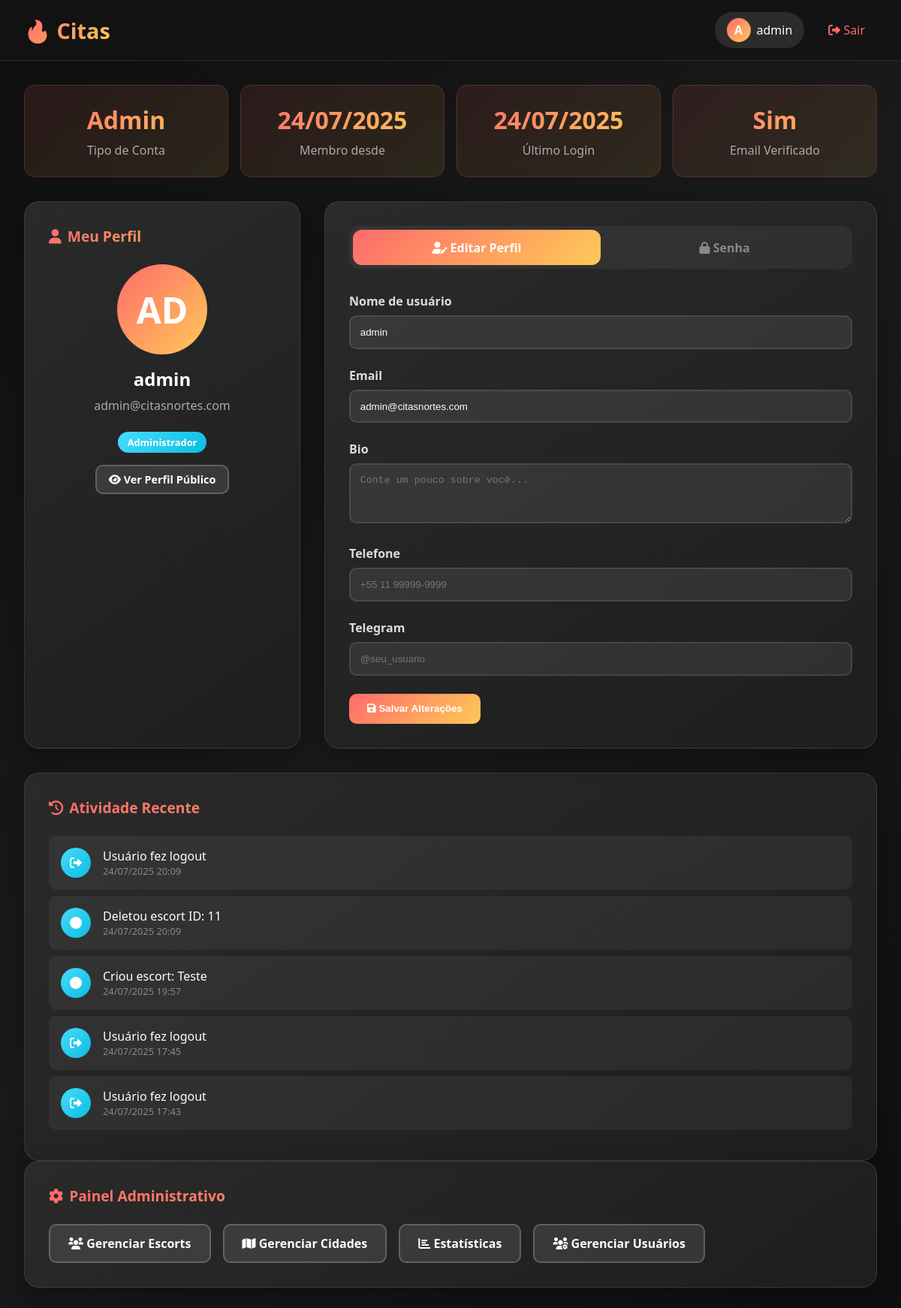
/dashboard.php (signed in), run on the app's committed database.
### tables this page shows
CREATE TABLE `users` (
  `id` int(11) NOT NULL,
  `username` varchar(50) NOT NULL,
  `email` varchar(100) NOT NULL,
  `password` varchar(255) NOT NULL,
  `is_admin` tinyint(1) DEFAULT 0,
  `active` tinyint(1) DEFAULT 1,
  `avatar` text DEFAULT NULL,
  `bio` text DEFAULT NULL,
  `phone` varchar(20) DEFAULT NULL,
  `telegram` varchar(50) DEFAULT NULL,
  `reset_token` varchar(64) DEFAULT NULL,
  `reset_expires` datetime DEFAULT NULL,
  `email_verified` tinyint(1) DEFAULT 0,
  `verification_token` varchar(64) DEFAULT NULL,
  `last_login` datetime DEFAULT NULL,
  `created_at` timestamp NOT NULL DEFAULT current_timestamp(),
  `updated_at` timestamp NOT NULL DEFAULT current_timestamp() ON UPDATE current_timestamp()
);

CREATE TABLE `user_activity_logs` (
  `id` int(11) NOT NULL,
  `user_id` int(11) DEFAULT NULL,
  `action` varchar(50) NOT NULL,
  `description` text DEFAULT NULL,
  `ip_address` varchar(45) DEFAULT NULL,
  `user_agent` text DEFAULT NULL,
  `created_at` timestamp NOT NULL DEFAULT current_timestamp()
);

### dashboard.php (the view, shortened to what this page needs)
<?php
$conn = new mysqli("localhost", "u333528817_escorts", "At081093@", "u333528817_escorts");
$stmt = $conn->prepare("SELECT * FROM users WHERE id = ?");
$stmt->bind_param("i", $_SESSION['user_id']);
$stmt->execute();
$user = $stmt->get_result()->fetch_assoc();
$activity_stmt = $conn->prepare("SELECT * FROM user_activity_logs WHERE user_id = ? ORDER BY created_at DESC LIMIT 10");
$activity_stmt->bind_param("i", $_SESSION['user_id']);
$activity_stmt->execute();
$activities = $activity_stmt->get_result();
?>
<!DOCTYPE html>
<html lang="es">
<head>
    <link href="https://cdnjs.cloudflare.com/ajax/libs/font-awesome/6.0.0/css/all.min.css" rel="stylesheet">
</head>
<body>
    <header class="header">
        <div class="header-content">
            <a href="index.php" class="logo">🔥 Citas</a>
            <div class="user-menu">
                <div class="user-info">
                    <div class="user-avatar">
                        <?= strtoupper(substr($user['username'], 0, 1)) ?>
                    </div>
                    <span><?= htmlspecialchars($user['username']) ?></span>
                </div>
                <a href="?logout=1" class="logout-btn" onclick="return confirm('Tem certeza que deseja sair?')">
                    <i class="fas fa-sign-out-alt"></i> Sair
                </a>
            </div>
        </div>
    </header>
    <div class="container">
        <div class="stats-grid">
            <div class="stat-card">
                <div class="stat-number"><?= $user['is_admin'] ? 'Admin' : 'User' ?></div>
                <div class="stat-label">Tipo de Conta</div>
            </div>
            <div class="stat-card">
                <div class="stat-number"><?= date('d/m/Y', strtotime($user['created_at'])) ?></div>
                <div class="stat-label">Membro desde</div>
            </div>
            <div class="stat-card">
                <div class="stat-number"><?= $user['last_login'] ? date('d/m/Y', strtotime($user['last_login'])) : 'Nunca' ?></div>
                <div class="stat-label">Último Login</div>
            </div>
            <div class="stat-card">
                <div class="stat-number"><?= $user['email_verified'] ? 'Sim' : 'Não' ?></div>
                <div class="stat-label">Email Verificado</div>
            </div>
        </div>
        <div class="dashboard-grid">
            <div class="card profile-card">
                <div class="card-header">
                    <i class="fas fa-user"></i>
                    Meu Perfil
                </div>
                <div class="profile-avatar">
                    <?= strtoupper(substr($user['username'], 0, 2)) ?>
                </div>
                <div class="profile-info">
                    <h2><?= htmlspecialchars($user['username']) ?></h2>
                    <p><?= htmlspecialchars($user['email']) ?></p>
                    <?php if ($user['is_admin']): ?>
                        <div class="profile-badge">Administrador</div>
                    <?php endif; ?>
                    <div style="margin-top: 1rem;">
                        <a href="user_profile.php?id=<?= $user['id'] ?>" class="btn btn-secondary" style="padding: 0.5rem 1rem; font-size: 0.9rem;">
                            <i class="fas fa-eye"></i> Ver Perfil Público
                        </a>
                    </div>
                </div>
            </div>
            <div class="card">
                <div class="tabs">
                    <div class="tab active" onclick="switchTab('profile')">
                        <i class="fas fa-user-edit"></i> Editar Perfil
                    </div>
                    <div class="tab" onclick="switchTab('password')">
                        <i class="fas fa-lock"></i> Senha
                    </div>
                </div>
                <div class="tab-content active" id="profileTab">
                    <form method="POST">
                        <div class="form-group">
                            <label for="username">Nome de usuário</label>
                            <input type="text" id="username" name="username" value="<?= htmlspecialchars($user['username']) ?>" required>
                        </div>
                        <div class="form-group">
                            <label for="email">Email</label>
                            <input type="email" id="email" name="email" value="<?= htmlspecialchars($user['email']) ?>" required>
                        </div>
                        <div class="form-group">
                            <label for="bio">Bio</label>
                            <textarea id="bio" name="bio" placeholder="Conte um pouco sobre você..."><?= htmlspecialchars($user['bio']) ?></textarea>
                        </div>
                        <div class="form-group">
                            <label for="phone">Telefone</label>
                            <input type="text" id="phone" name="phone" value="<?= htmlspecialchars($user['phone']) ?>" placeholder="+55 11 99999-9999">
                        </div>
                        <div class="form-group">
                            <label for="telegram">Telegram</label>
                            <input type="text" id="telegram" name="telegram" value="<?= htmlspecialchars($user['telegram']) ?>" placeholder="@seu_usuario">
                        </div>
                        <button type="submit" name="update_profile" class="btn btn-primary">
                            <i class="fas fa-save"></i> Salvar Alterações
                        </button>
                    </form>
                </div>
            </div>
        </div>
        <div class="card">
            <div class="card-header">
                <i class="fas fa-history"></i>
                Atividade Recente
            </div>
            <?php if ($activities->num_rows > 0): ?>
                <?php while ($activity = $activities->fetch_assoc()): ?>
                <div class="activity-item">
                    <div class="activity-icon">
                        <i class="fas fa-<?= match($activity['action']) {
                            'login' => 'sign-in-alt',
                            'logout' => 'sign-out-alt',
                            'profile_update' => 'user-edit',
                            'password_change' => 'key',
                            default => 'circle'
                        } ?>"></i>
                    </div>
                    <div class="activity-content">
                        <div><?= htmlspecialchars($activity['description'] ?: $activity['action']) ?></div>
                        <div class="activity-time"><?= date('d/m/Y H:i', strtotime($activity['created_at'])) ?></div>
                    </div>
                </div>
                <?php endwhile; ?>
            <?php else: ?>
                <p style="color: #888; text-align: center; padding: 2rem;">Nenhuma atividade registrada.</p>
            <?php endif; ?>
        </div>
        <?php if ($user['is_admin']): ?>
        <div class="card">
            <div class="card-header">
                <i class="fas fa-cog"></i>
                Painel Administrativo
            </div>
            <div style="display: flex; gap: 1rem; flex-wrap: wrap;">
                <a href="admin_escorts.php" class="btn btn-secondary">
                    <i class="fas fa-users"></i> Gerenciar Escorts
                </a>
                <a href="admin_cidades.php" class="btn btn-secondary">
                    <i class="fas fa-map"></i> Gerenciar Cidades
                </a>
                <a href="#" class="btn btn-secondary">
                    <i class="fas fa-chart-bar"></i> Estatísticas
                </a>
                <a href="#" class="btn btn-secondary">
                    <i class="fas fa-users-cog"></i> Gerenciar Usuários
                </a>
            </div>
        </div>
        <?php endif; ?>
    </div>
</body>
</html>

### data on the page
users: username "A", username "admin", created_at "24/07/2025", last_login "24/07/2025", username "AD", email "admin@citasnortes.com"
user_activity_logs: description "Usuário fez logout", created_at "24/07/2025 20:09"
user_activity_logs: description "Deletou escort ID: 11", created_at "24/07/2025 20:09"
user_activity_logs: description "Criou escort: Teste", created_at "24/07/2025 19:57"
user_activity_logs: description "Usuário fez logout", created_at "24/07/2025 17:45"
user_activity_logs: description "Usuário fez logout", created_at "24/07/2025 17:43"
